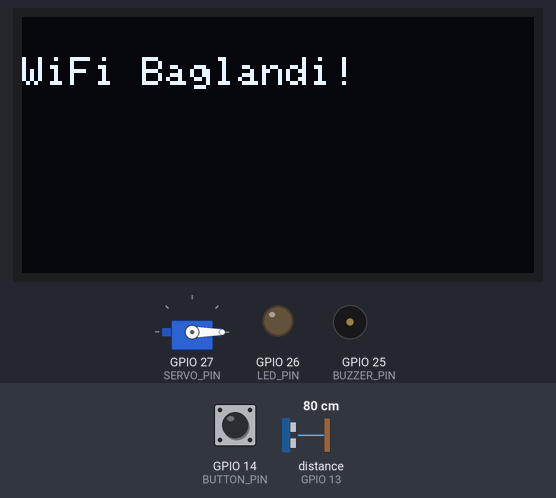
The sketch below on a simulated ESP32. Shown: servo, 128×64 one-colour display, output pins drawn as LEDs (lit = HIGH), buzzer (waves = sounding, pin HIGH). Wiring (inferred from the names in the program): ultrasonic range finder: trigger GPIO 12; echo GPIO 13. Dashed ring = blinking. The test bench sets the inputs (shaded band); at power-on: GPIO 14 (BUTTON_PIN) HIGH, distance to the obstacle (sensor on GPIO 13) 80 cm. The echo pulse lasts 58.3 µs per cm; WiFi joins after 1.5 s; servers stay silent unless stated; pins used as bus, display or sensor lines are not drawn; what the sketch prints to the serial monitor is not drawn.

Above: at 1.6 s.
At 4.2 s:
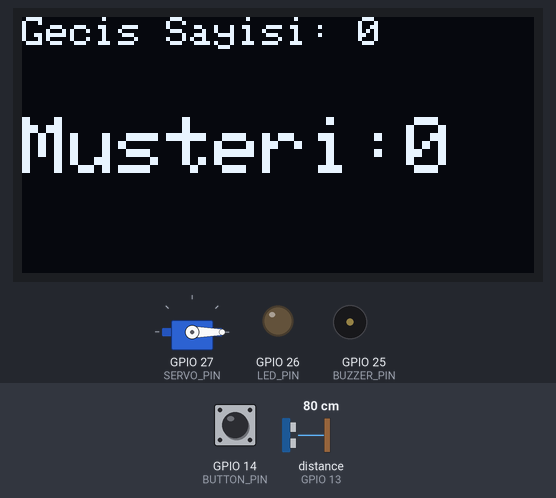
4.3 s: GPIO 14 (BUTTON_PIN) pulled LOW for 0.15 s
At 5.2 s:
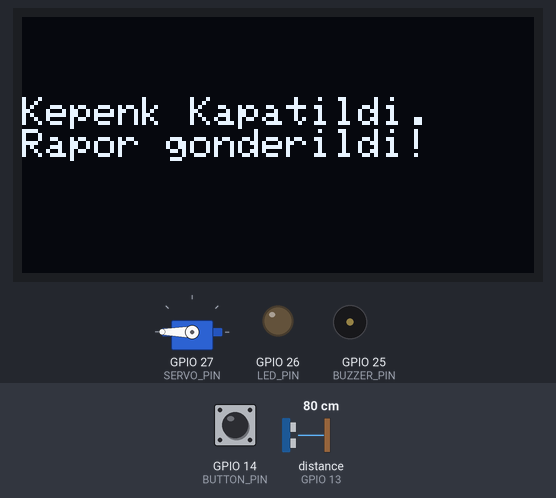
7.4 s: distance to the obstacle (sensor on GPIO 13) set to 2 cm
At 10.3 s:
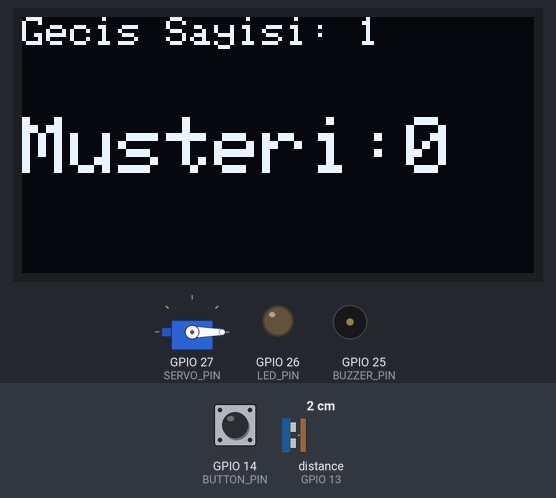
10.4 s: GPIO 14 (BUTTON_PIN) pulled LOW for 1 s
At 11.1 s:
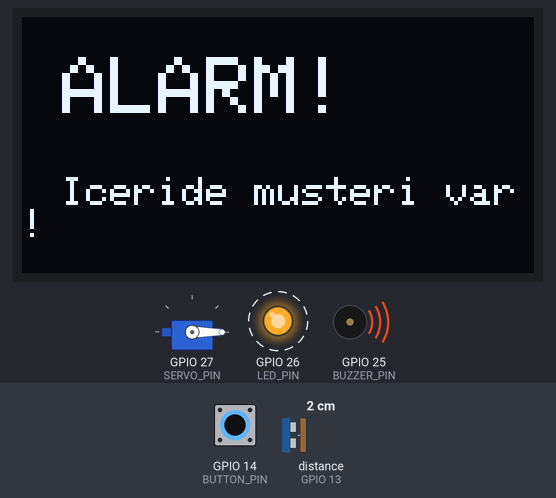
Timing chart, 0 to 19.3 s (numbered marks = the images above; inputs shaded):
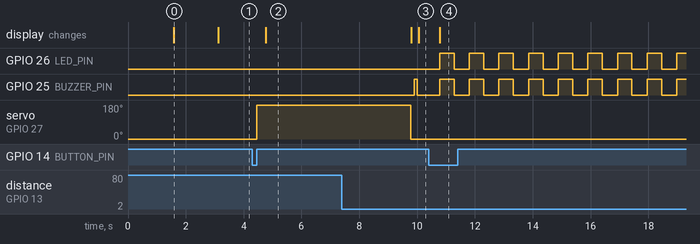

The sketch:

Smart-Store-Monitoring.ino
```cpp
#include <WiFi.h>
#include <WiFiClientSecure.h>
#include <UniversalTelegramBot.h>
#include <ArduinoJson.h>
#include <Wire.h>
#include <Adafruit_GFX.h>
#include <Adafruit_SSD1306.h>
#include <ESP32Servo.h>

// Wi-Fi ve Telegram bilgilerinizi girin.
const char* ssid = "WIFI_ADI";
const char* password = "WIFI_SIFRE";
#define BOTtoken "TELEGRAM_BOT_TOKEN"
#define CHAT_ID "TELEGRAM_CHAT_ID"

WiFiClientSecure client;
UniversalTelegramBot bot(BOTtoken, client);

// Donanım pinleri
#define TRIG_PIN 12
#define ECHO_PIN 13
#define BUTTON_PIN 14
#define BUZZER_PIN 25
#define LED_PIN 26
#define SERVO_PIN 27

// OLED ekran
#define SCREEN_WIDTH 128
#define SCREEN_HEIGHT 64
Adafruit_SSD1306 display(SCREEN_WIDTH, SCREEN_HEIGHT, &Wire, -1);

Servo kepenkServo;

// Sayaç ve algılama değişkenleri
int gecisSayisi = 0;
int musteriSayisi = 0;
bool engelVar = false;
unsigned long sonGecisSuresi = 0;
const int esikMesafe = 80; // cm

void ekranGuncelle(bool alarmDurumu);
void gunSonuIslemi();

void setup() {
  Serial.begin(115200);

  pinMode(TRIG_PIN, OUTPUT);
  pinMode(ECHO_PIN, INPUT);
  pinMode(BUTTON_PIN, INPUT_PULLUP);
  pinMode(BUZZER_PIN, OUTPUT);
  pinMode(LED_PIN, OUTPUT);

  kepenkServo.attach(SERVO_PIN);
  kepenkServo.write(0);

  if (!display.begin(SSD1306_SWITCHCAPVCC, 0x3C)) {
    Serial.println(F("SSD1306 başlatılamadı!"));
    for (;;) {
      delay(100);
    }
  }

  display.clearDisplay();
  display.setTextSize(1);
  display.setTextColor(WHITE);
  display.setCursor(0, 10);
  display.println("Sistem Baslatiliyor...");
  display.display();

  WiFi.begin(ssid, password);
  client.setCACert(TELEGRAM_CERTIFICATE_ROOT);

  while (WiFi.status() != WL_CONNECTED) {
    delay(500);
    Serial.print(".");
  }

  Serial.println("\nWi-Fi bağlantısı kuruldu.");

  display.clearDisplay();
  display.setCursor(0, 10);
  display.println("WiFi Baglandi!");
  display.display();
  delay(1500);
}

void loop() {
  // 1. Mesafe ölçümü
  digitalWrite(TRIG_PIN, LOW);
  delayMicroseconds(2);
  digitalWrite(TRIG_PIN, HIGH);
  delayMicroseconds(10);
  digitalWrite(TRIG_PIN, LOW);

  unsigned long sure = pulseIn(ECHO_PIN, HIGH, 30000UL);
  long mesafe = sure > 0 ? (long)((sure / 2) / 29.1) : 0;

  // 2. Geçiş algılama
  if (mesafe > 0 && mesafe < esikMesafe) {
    if (!engelVar && (millis() - sonGecisSuresi > 1500)) {
      gecisSayisi++;
      musteriSayisi = gecisSayisi / 2;
      engelVar = true;
      sonGecisSuresi = millis();

      digitalWrite(BUZZER_PIN, HIGH);
      delay(100);
      digitalWrite(BUZZER_PIN, LOW);

      ekranGuncelle(false);
    }
  } else {
    engelVar = false;
  }

  // 3. Gün sonu butonu
  if (digitalRead(BUTTON_PIN) == LOW) {
    delay(50);
    if (digitalRead(BUTTON_PIN) == LOW) {
      gunSonuIslemi();

      // Buton bırakılana kadar tekrar işlem yapılmasını önle.
      while (digitalRead(BUTTON_PIN) == LOW) {
        delay(10);
      }
    }
  }

  ekranGuncelle(false);
  delay(100);
}

// OLED ekranı güncelle
void ekranGuncelle(bool alarmDurumu) {
  display.clearDisplay();

  if (alarmDurumu) {
    display.setTextSize(2);
    display.setCursor(10, 10);
    display.println("ALARM!");
    display.setTextSize(1);
    display.setCursor(10, 40);
    display.println("Iceride musteri var!");
  } else {
    display.setTextSize(1);
    display.setCursor(0, 0);
    display.print("Gecis Sayisi: ");
    display.println(gecisSayisi);

    display.setTextSize(2);
    display.setCursor(0, 25);
    display.print("Musteri:");
    display.println(musteriSayisi);
  }

  display.display();
}

// Gün sonu ve alarm senaryosu
void gunSonuIslemi() {
  // Tek sayıda geçiş: içeride biri kalmış olabilir.
  if (gecisSayisi % 2 != 0) {
    String acilMesaj = "DIKKAT! Gun sonu kontrolunde iceride musteri kalmis olabilir.\n";
    acilMesaj += "Toplam gecis sayisi: " + String(gecisSayisi) + "\n";
    acilMesaj += "Hesaplanan musteri: " + String(musteriSayisi);
    bot.sendMessage(CHAT_ID, acilMesaj, "");

    for (int i = 0; i < 15; i++) {
      ekranGuncelle(true);
      digitalWrite(LED_PIN, HIGH);
      digitalWrite(BUZZER_PIN, HIGH);
      delay(500);

      digitalWrite(LED_PIN, LOW);
      digitalWrite(BUZZER_PIN, LOW);
      delay(500);
    }
  } else {
    // Çift sayıda geçiş: mevcut prototip mantığına göre mağazayı kapat.
    kepenkServo.write(180);

    String raporMesaj = "Gun Sonu Raporu\n";
    raporMesaj += "Kepenk kapatma komutu verildi.\n";
    raporMesaj += "Tahmini musteri sayisi: " + String(musteriSayisi);
    bot.sendMessage(CHAT_ID, raporMesaj, "");

    display.clearDisplay();
    display.setTextSize(1);
    display.setCursor(0, 20);
    display.println("Kepenk Kapatildi.");
    display.println("Rapor gonderildi!");
    display.display();

    delay(5000);
    gecisSayisi = 0;
    musteriSayisi = 0;
    kepenkServo.write(0);
  }
}
```

Measured:
- after the input at 4.3 s, servo on GPIO 27 (SERVO_PIN): 0° → 180° after 0.15 s; the display: changes after 0.47 s (image 2)
- after the input at 7.4 s, GPIO 25 (BUZZER_PIN): LOW → HIGH after 2.5 s, → LOW 0.10 s later; the display: first differs from a run without the input after 2.6 s (image 3)
- after the input at 10.4 s, GPIO 26 (LED_PIN), GPIO 25 (BUZZER_PIN): alternates HIGH for 0.50 s and LOW for 0.53 s, starting after 0.38 s; the display: changes after 0.38 s (image 4)
- what the display in image 0 shows lasts 1.5 s, from 1.6 s to 3.1 s
